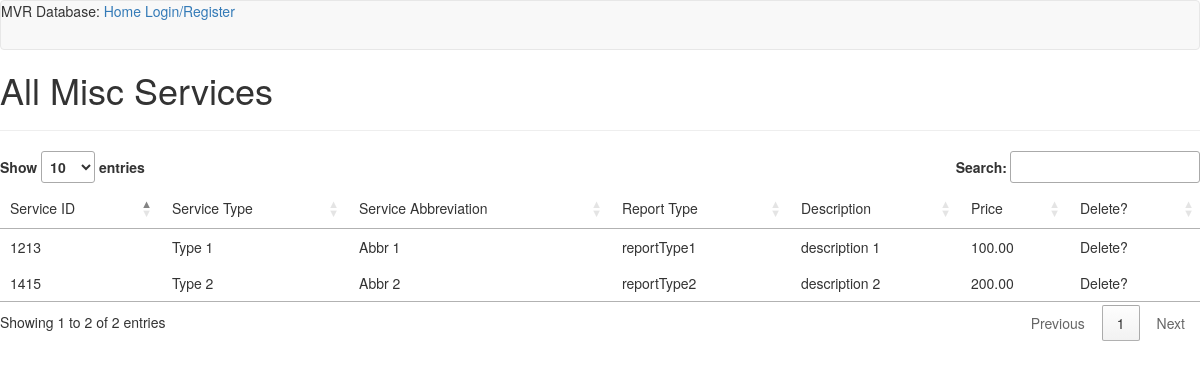
/servicestable, run on the app's committed database.
### app/models.py (models this page shows, shortened)
class MiscService(db.Model):
    serviceID = db.Column(db.String(20), primary_key=True)
    serviceType = db.Column(db.String(20))
    serviceAbbr = db.Column(db.String(10))
    reportType = db.Column(db.String(5))
    description = db.Column(db.String(144))
    servicePrice = db.Column(db.Numeric(6, 2))

### app/routes.py (the view)
@app.route('/servicestable', methods=['GET'])
def servicesTable():
    services = MiscService.query.all()
    return render_template('/tables/servicesTable.html', title='All Misc Services', services=services)

### app/templates/tables/servicesTable.html (shortened to what this page needs)
{% extends "base.html" %}
{% block app_content %}
<link rel="stylesheet" type="text/css" href="https://cdn.datatables.net/1.10.19/css/jquery.dataTables.min.css">
<h1>All Misc Services</h1>
<hr />
    <table id="table-1">
        <thead>
            <tr>
                <td>Service ID</td><td>Service Type</td><td>Service Abbreviation</td><td>Report Type</td><td>Description</td><td>Price</td><td>Delete?</td>
            </tr>
        </thead>
        <tbody>
        {% for s in services %}
        <tr>
            <td>{{ s.serviceID }}</td><td>{{ s.serviceType }}</td><td>{{ s.serviceAbbr }}</td><td>{{ s.reportType }}</td><td>{{ s.description }}</td><td>{{ s.servicePrice }}</td><td>Delete?</td>
        </tr>
        {% endfor %}
        </tbody>
    </table>
{% endblock %}

### data on the page
MiscService: serviceID "1213", serviceType "Type 1", serviceAbbr "Abbr 1", reportType "reportType1", description "description 1", servicePrice "100.00"
MiscService: serviceID "1415", serviceType "Type 2", serviceAbbr "Abbr 2", reportType "reportType2", description "description 2", servicePrice "200.00"
